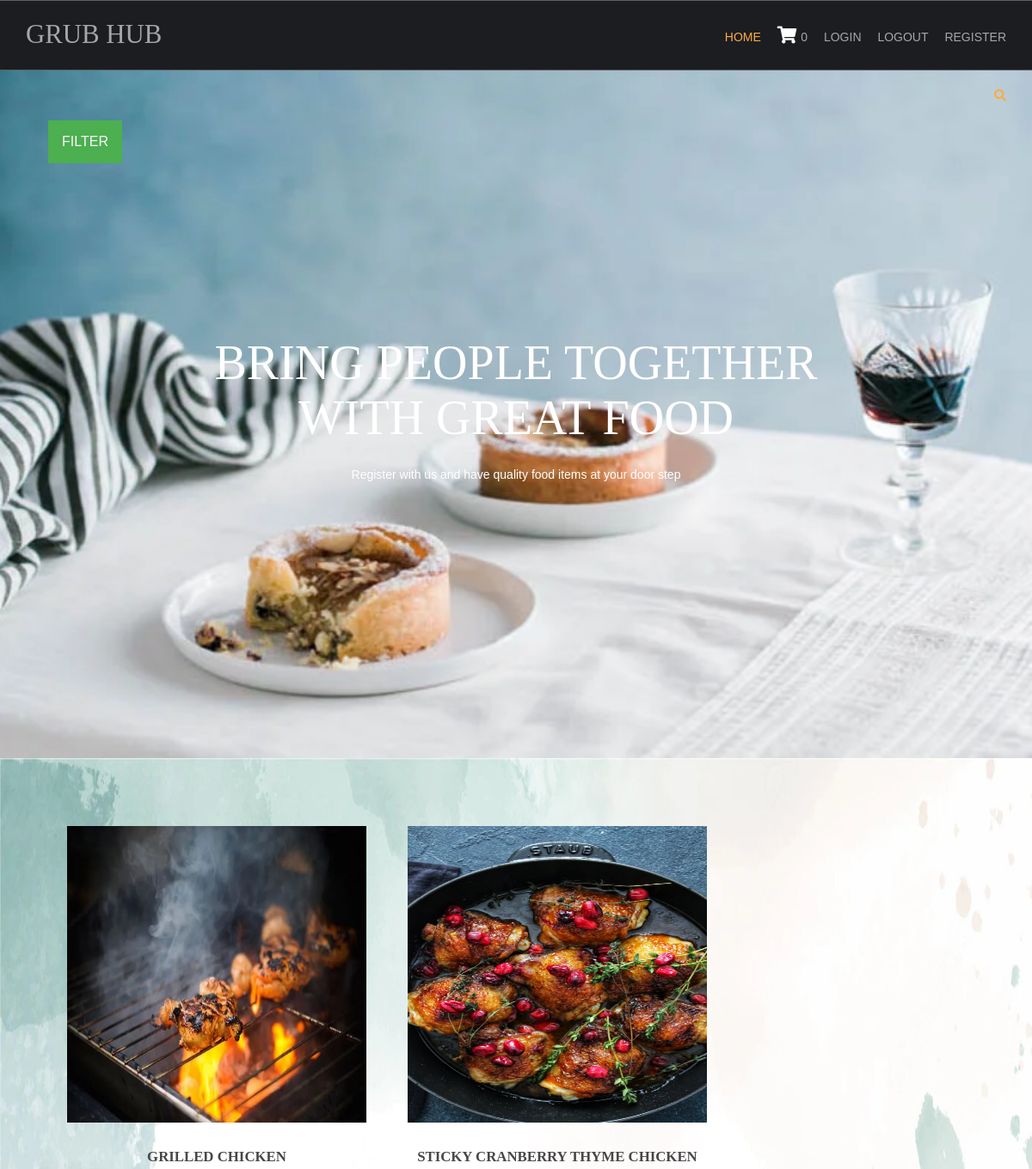
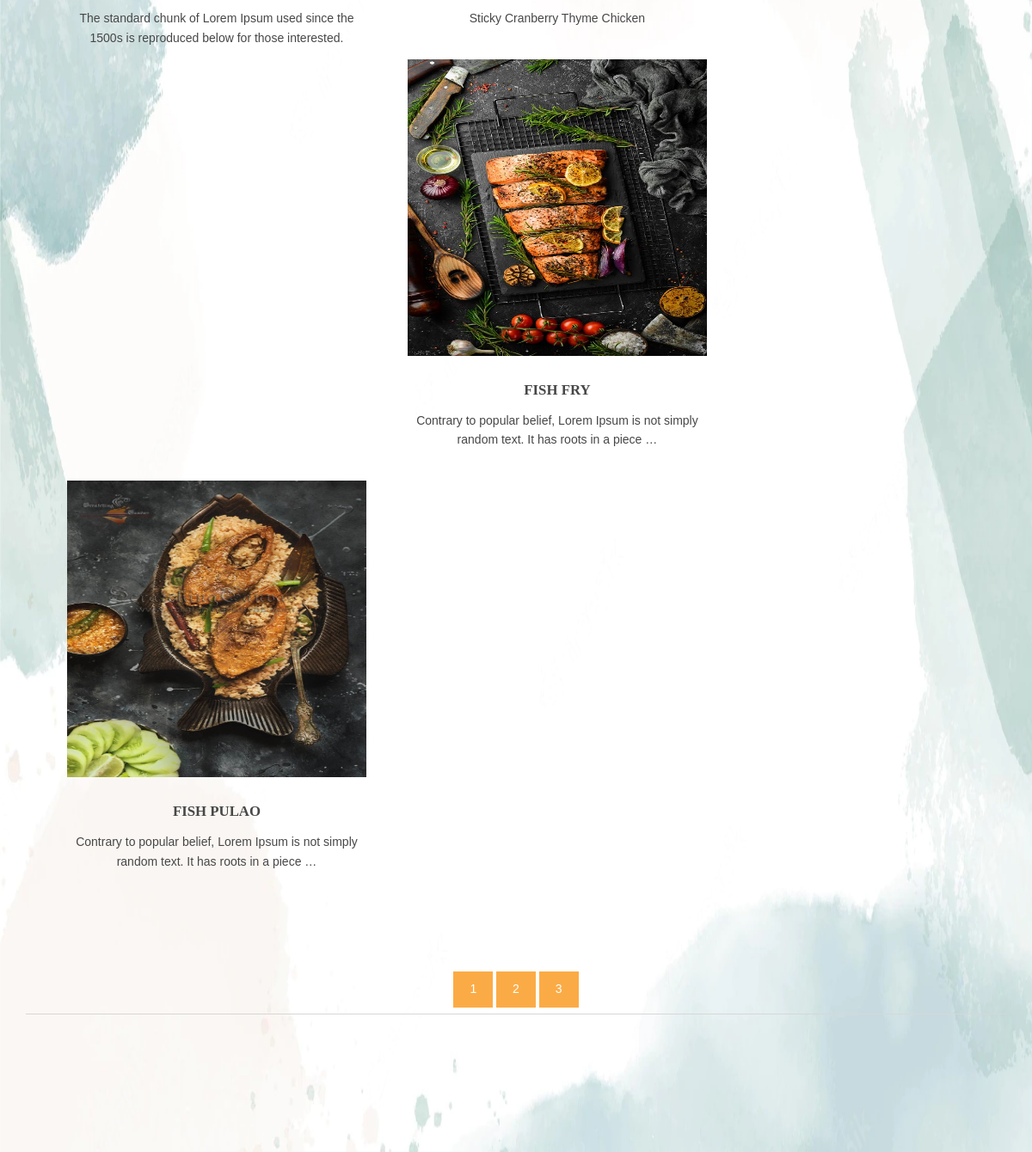
The page / on the database its author committed (2 pictures, top to bottom).
### shopping/models.py (models this page shows, shortened)
class products(models.Model):
    name=models.CharField(max_length=150,unique=True)
    slug=models.SlugField(max_length=250,unique=True)
    img=models.ImageField(upload_to='product')
    desc=models.TextField()
    stock=models.IntegerField()
    available=models.BooleanField()
    price=models.IntegerField()
    category=models.ForeignKey(categ,on_delete=models.CASCADE)
    def get_url(self):
        return reverse('details',args=[self.category.slug,self.slug])

### shopping/views.py (the view)
# urls.py: 2. Add a URL to urlpatterns:  path('', views.home, name='home')
def home(request,c_slug=None):
    c_page=None
    prodt=None
    if c_slug!=None:
        c_page=get_object_or_404(categ,slug=c_slug)
        prodt=products.objects.filter(category=c_page,available=True)
    else:
        prodt=products.objects.all().filter(available=True)
    cat=categ.objects.all()
    paginator=Paginator(prodt,4)
    try:
        page=int(request.GET.get('page','1'))
    except:
        page=1
    try:
        pro=paginator.page(page)
    except(EmptyPage,InvalidPage):
        pro=paginator.page(paginator.num_pages)
    return render(request,'index.html',{'pr':prodt,'ct':cat,'pg':pro})

### cart/context_processor.py (called while the page is built)
def count(request):
    item_count=0
    if 'admin' in request.path:
        return {}
    else:
        try:
            ct=cartlist.objects.filter(cart_id=c_id(request))
            cti=items.objects.all().filter(cart=ct[:1])
            for c in cti:
                item_count+=c.quan
        except cartlist.DoesNotExist:
            item_count=0
        return dict(itc=item_count)

### cart/views.py (called while the page is built)
def c_id(request):
    ct_id=request.session.session_key
    if not ct_id:
        ct_id=request.session.create()
    return ct_id

### shopping/models.py (called while the page is built)
    def get_url(self):
        return reverse('prod_cat',args=[self.slug])

### templates/index.html (shortened to what this page needs)
{% extends 'base.html' %}
{% load static %}
{% block content %}
<html lang="">
<head>
<link href="{% static 'hm/layout/styles/layout.css' %}" rel="stylesheet" type="text/css" media="all">
</head>
<body id="top">
<div class="abcd" style="background-image:url({% static 'hm/images/demo/backgrounds/in1.jpg' %});">
  <div class="wrapper row0">
    <div id="topbar" class="hoc clear">
  <div class="fl_right">
    <ul class="nospace">
      <li id="searchform">
      </li>
    </ul>
  </div>
</div>
<div class="dropdown">
  <button class="dropbtn">FILTER</button>
</div>
  </div>
  <div id="pageintro" class="hoc clear">
    <article>
      <h3 class="heading" style="font-family: 'comic sans ms';">Bring people together with great food</h3>
      <p>Register with us and have quality food items at your door step</p>
    </article>
  </div>
</div>
<div class="wrapper row3" style="background-image:url({% static 'hm/images/demo/backgrounds/4.jpg' %}); background-repeat: no-repeat;
background-size: 100% 100%;">
  <br><br>
  <br><br>
  <br><br>
  <br><br>
  <main class="hoc container clear">
    <section id="introblocks">
      <ul class="nospace group btmspace-80">
        {% for i in pg.object_list %}
        <li class="one_third">
          <figure><a class="imgover" href="{{i.get_url}}"><img src="{{i.img.url}}" alt="" style="height:345;width:561;"></a>
            <figcaption>
              <h6 class="heading">{{i.name}}</h6>
              <p>{{i.desc|truncatewords:17}}</p>
              <br>
            </figcaption>
          </figure>
        </li>
        {% endfor %}
      </ul>
    </section>
    <center>
  {% for p in pg.paginator.page_range %}
   <a href="?page={{p}}" class="btn btn-light btn-sm {% if pg.number == p %} active {% endif %}">{{p}}</a>
   {% endfor %}
  </center>
    <hr class="btmspace-80">
  </main>
</div>
</body>
</html>
{% endblock %}

### templates/base.html (shortened to what this page needs)
{% load static %}
<html lang="">
<head>
<link href="{% static 'hm/layout/styles/layout.css' %}" rel="stylesheet" type="text/css" media="all">
</head>
<body id="top" >
  <div class="wrapper row1">
    <header id="header" class="hoc clear">
      <div id="logo" class="fl_left">
        <h1 style="font-family: 'comic sans ms';"><a href="/">Grub Hub</a></h1>
      </div>
      <nav id="mainav" class="fl_right">
        <ul class="clear">
          <li class="active"><a href="/">Home</a></li>
          <li><a class="active" href="{% url 'cartDetails' %}"><i class="fa fa-shopping-cart" style="font-size:20px; color: white;">&nbsp;</i>{{itc}}</a></li>
          <li><a class="active" href="accounts/login">Login</a></li>
          <li><a class="active" href="accounts/logout">Logout</a></li>
          <li><a class="active" href="accounts/register">Register</a></li>
        </ul>
       </nav>
    </header>
  </div>
  {% block content %}
  {% endblock %}
  </body>
  </html>

### static/hm/layout/styles/layout.css (style rules this page uses)
.row1 { border:solid; border-width:1px 0; }
#topbar { padding:20px 0; font-size:.8rem; text-transform:uppercase; }
#topbar ul li { display:inline-block; margin-right:15px; }
#topbar ul li:last-child { margin-right:0; padding-right:0; border-right:none; }
#topbar #searchform { position:relative; line-height:1; z-index:9999; }
#topbar #searchform::after { display:block; height:18px; line-height:18px; padding:0; font-family:"Font Awesome\ 5 Free"; font-weight:900; font-size:1rem; content:"\f002"; }
#topbar #searchform ::placeholder { text-transform:capitalize; }
#header #logo { margin:22px 0 0 0; }
#header #logo h1 { margin:0; padding:0; font-size:2.2rem; text-transform:uppercase; }
#pageintro { padding:200px 0 300px; }
#pageintro article, #pageintro article p { display:block; max-width:75%; margin:0 auto; text-align:center; }
#pageintro article p { max-width:65%; line-height:2rem; }
#pageintro .heading { margin-bottom:20px; font-size:4rem; }
.container { padding:80px 0; }
#introblocks { display:block; position:relative; margin:-180px 0 0 0; z-index:1; text-align:center; }
#introblocks figure figcaption { display:block; padding:30px 0 0 0; text-align:center; }
#introblocks figure figcaption .heading { font-size:1.2rem; font-weight:700; margin-bottom:0; }
*, *::before, *::after { transition:all .3s ease-in-out; }
nav ul, nav ol { margin:0; padding:0; list-style:none; }
#mainav, #breadcrumb, .sidebar nav { line-height:normal; }
#mainav ul { text-transform:uppercase; }
#mainav li { display:inline-block; position:relative; margin:0 15px 0 0; padding:0; }
#mainav li:last-child { margin-right:0; }
#mainav li a { display:block; padding:30px 0; }
body { color:#A5A6AA; background-color:#1C1D21; }
a { color:#FBAB45; }
hr, .borderedbox { border-color:#D7D7D7; }
.btn, .btn.inverse:hover { color:#FFFFFF; background-color:#FBAB45; border-color:#FBAB45; }
.imgover, .imgover:hover::after { color:#FFFFFF; }
.row1 { border-color:rgba(255,255,255,.3); }
.row3 { color:#474747; background-color:#FFFFFF; }
#topbar #searchform { color:#FBAB45; }
#header #logo h1 a { color:inherit; }
#pageintro { color:#FFFFFF; }
#mainav li a { color:inherit; }
#mainav .active a, #mainav a:hover, #mainav li:hover > a { color:#FBAB45; background-color:inherit; }
@media screen and (min-width:1140px) { .hoc { max-width:1140px; } }

### templates/index.html (style rules this page uses)
.dropbtn { background-color: #4CAF50; color: rgb(252, 248, 248); padding: 16px; font-size: 16px; border: none; cursor: pointer; }
.dropdown { position: relative; display: inline-block; padding-left: 56px; }
.abcd { height: 100%; background-position: center; background-repeat: no-repeat; background-size: cover; }

### rows shown on the page
products: img (picture), name "GRILLED CHICKEN", desc "The standard chunk of Lorem Ipsum used since the 1500s is reproduced below for those interested."
products: img (picture), name "STICKY CRANBERRY THYME CHICKEN", desc "Sticky Cranberry Thyme Chicken"
products: img (picture), name "FISH FRY", desc "Contrary to popular belief, Lorem Ipsum is not simply random text. It has roots in a piece …"
products: img (picture), name "FISH PULAO", desc "Contrary to popular belief, Lorem Ipsum is not simply random text. It has roots in a piece …"

### other values the page prints
{{ itc }} "0"
{{ p }} "1" "2" "3"
